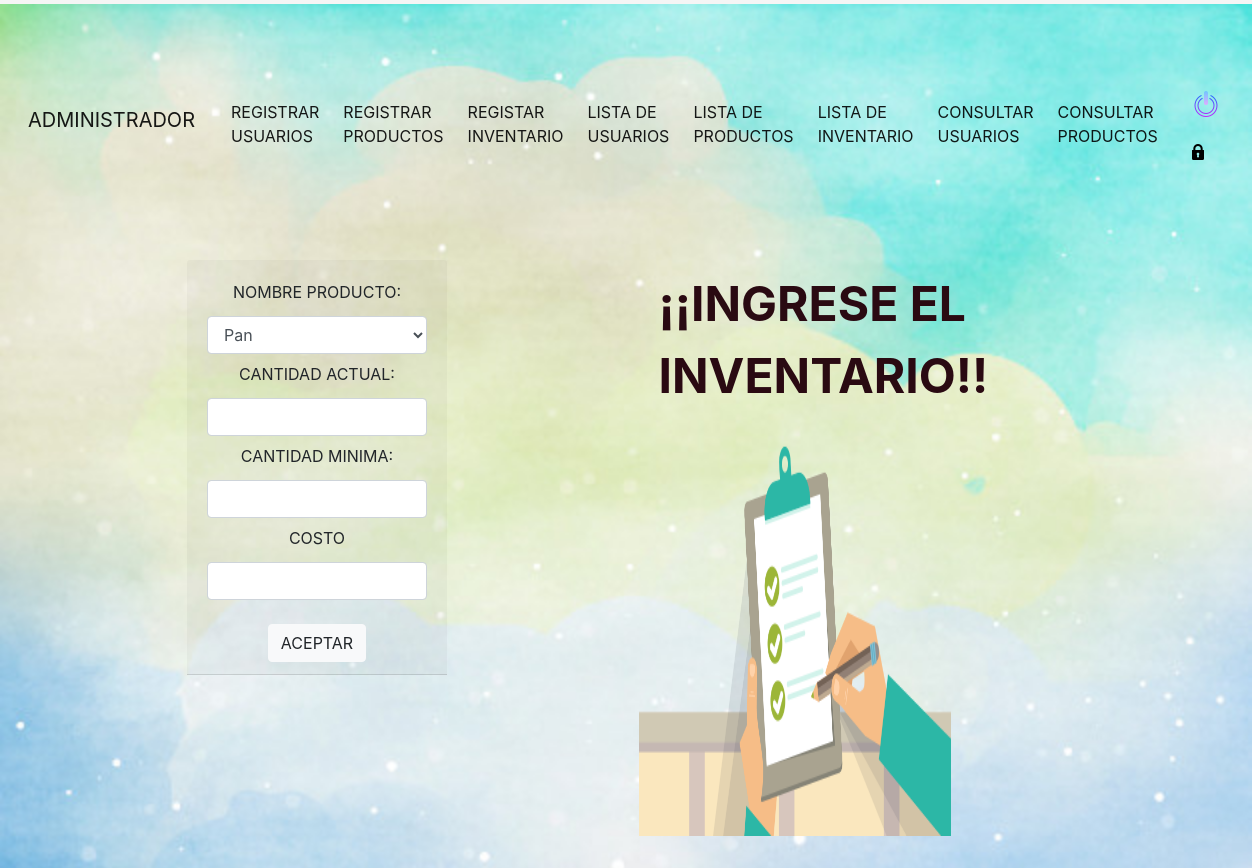
Page /inventario.php (signed in) on the committed database.
### tables this page shows
CREATE TABLE `permisos` (
  `codigo_permiso` int(11) NOT NULL,
  `permiso` int(11) DEFAULT NULL,
  `usuario` varchar(20) DEFAULT NULL,
  `estado` varchar(20) DEFAULT NULL
);

### inventario.php (the view, shortened to what this page needs)
<!DOCTYPE html>
<html lang="es">
<head>
	<link rel="stylesheet" type="text/css" href="css/bootstrap.min.css">
    <link rel="stylesheet" type="text/css" href="css/miestilo.css">
</head>
<body>
<?php include "menu.php"; ?>
	<article id="formulario" class="container">
		<center>
			<form action="" class="form-group col-sm-6" method="POST">
				<div class="card-header">
					<label>NOMBRE PRODUCTO:</label>
					<select class="form-control" name="codigo_producto">
				    	<?php
				    		$con=mysql_query("SELECT * FROM productos");
				    		while ($res=mysql_fetch_array($con)){
				    			echo '<option value="'.$res['codigo_producto'].'">'.$res['nombre_producto'].'</option>';
				    		}
				    	?>
					</select>
					<label>CANTIDAD ACTUAL:</label>
                	<input type="number" class="form-control" name="cantidad_actual">
                	<label>CANTIDAD MINIMA:</label>
                	<input type="number" class="form-control" name="cantidad_minima">
                	<label>COSTO</label>
			    	<input type="number" class="form-control" name="costo">
			    	<br>
                	<button class="btn btn-light">ACEPTAR</button>
				</div>
			</form>
		</center>
	</article>
	<article id="imagen">
        <div class="card-body">
            <p class="card-text">¡¡INGRESE EL INVENTARIO!!</p>
        </div>
      <img src="img/efa96fdf8d44b53079753340d321ff08.png_wh860.png" class="imagen" alt="panadero">
    </article>
</body>
</html>

### menu.php (shortened to what this page needs)
<?php
    $correo = $_SESSION['cod_user'];
    $tipo_usuario = $_SESSION['tipo_user'];
?>
    <nav class="navbar navbar-expand-lg navbar-light  mb-5">
        <a class="navbar-brand" href="#">
          <?php
              if ($tipo_usuario=='administrador') {
                  ?> ADMINISTRADOR <?php
              }else{
                  ?> CAJERO <?php
              }
          ?>
        </a>
        <div class="collapse navbar-collapse" id="navbarSupportedContent">
            <ul class="navbar-nav mr-auto">
                <?php
                    $conn = mysql_query("SELECT * FROM permisos
                                         INNER JOIN permisos_tem
                                         ON permisos.permiso = permisos_tem.codigo_permiso_tem
                                         AND permisos.usuario = '$correo'");
                    while ($row = mysql_fetch_array($conn)) {
                        if($row['nombre_permiso'] == 'registrar_usuarios' && $row['estado'] == 's'){
                            echo '<li class="nav-item">
                                        <a class="nav-link active" href="usuarios.php">REGISTRAR USUARIOS</a>
                                    </li>';
                        }
                        if($row['nombre_permiso'] == 'registrar_productos' && $row['estado'] == 's'){
                            echo '<li class="nav-item">
                                        <a class="nav-link active" href="productos.php">REGISTRAR PRODUCTOS</a>
                                    </li>';
                        }
                        if($row['nombre_permiso'] == 'registrar_inventario' && $row['estado'] == 's'){
                            echo '<li class="nav-item">
                                        <a class="nav-link active" href="inventario.php">REGISTAR INVENTARIO</a>
                                    </li>';
                        }
                        if($row['nombre_permiso'] == 'lista_usuarios' && $row['estado'] == 's'){
                            echo '<li class="nav-item active">
                                        <a class="nav-link" href="consultar_usuario.php">LISTA DE USUARIOS</a>
                                    </li>';
                        }
                        if($row['nombre_permiso'] == 'lista_productos' && $row['estado'] == 's'){
                            echo '<li class="nav-item active">
                                        <a class="nav-link" href="consultar_productos.php">LISTA DE PRODUCTOS</a>
                                    </li>';
                        }
                        if($row['nombre_permiso'] == 'lista_inventario' && $row['estado'] == 's'){
                            echo '<li class="nav-item active">
                                        <a class="nav-link " href="consultar_inventario.php">LISTA DE INVENTARIO</a>
                                    </li>';
                        }
                        if($row['nombre_permiso'] == 'consultar_usuarios' && $row['estado'] == 's'){
                            echo '<li class="nav-item active">
                                        <a class="nav-link " href="consultar_usuariosdos.php">CONSULTAR USUARIOS</a>
                                    </li>';
                        }
                        if($row['nombre_permiso'] == 'consultar_productos' && $row['estado'] == 's'){
                            echo '<li class="nav-item active">
                                        <a class="nav-link " href="cosultar_productosdos.php">CONSULTAR PRODUCTOS</a>
                                    </li>';
                        }
                    }
                ?>
            </ul>
            <form class="form-inline my-2 my-lg-0">
                    <a href="cerrar_sesion.php"><span aria-hidden="true"><img src="img/logout.png"></span></a>
                    <a href="cambiar_contrasena.php"><span aria-hidden="true"><img src="img/bloquear.png"></span></a>
                </form>
        </div>
    </nav>

### css/miestilo.css (style rules this page uses)
* { padding: 4px; margin-top:4px; }
#formulario { width:50%; display:inline-block; }
#imagen { width:40%; vertical-align: top; display:inline-block; transition: all 2s ease; }
body { background-image: url(../img/depositphotos_128913142-stock-photo-pastel-colored-background-with-gradient.jpg); font-size: 16px; background-repeat:no-repeat; background-size: cover; padding-top: 40px; padding-bottom: 40px; background-color: #f5f5f5; }
p { font-size: 3em; color: #2A0A12; font-weight: bold; }
.imagen { width: 20em; height: 25em; }

### rows in the picture
permisos: estado "REGISTRAR USUARIOS"
permisos: estado "REGISTRAR PRODUCTOS"
permisos: estado "REGISTAR INVENTARIO"
permisos: estado "LISTA DE USUARIOS"
permisos: estado "LISTA DE PRODUCTOS"
permisos: estado "LISTA DE INVENTARIO"
permisos: estado "CONSULTAR USUARIOS"
permisos: estado "CONSULTAR PRODUCTOS"

### other values in the picture
form field codigo_producto "Pan"
